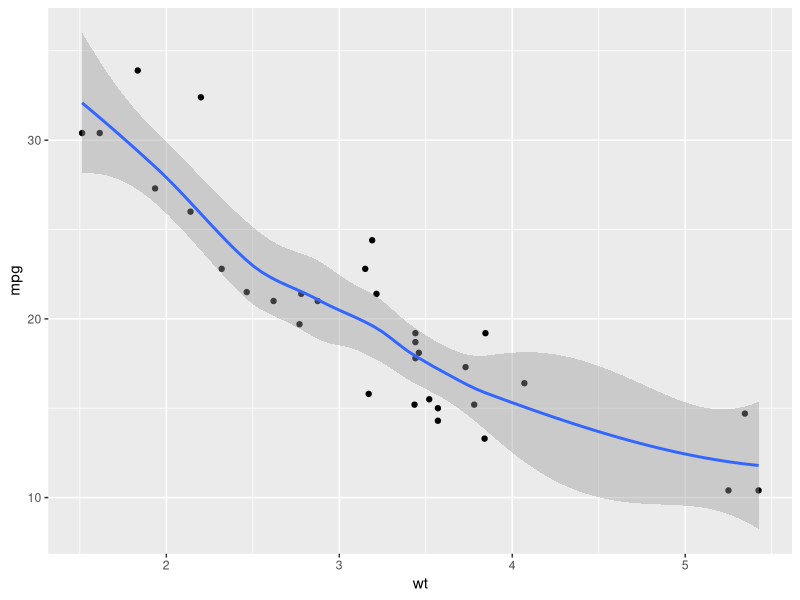
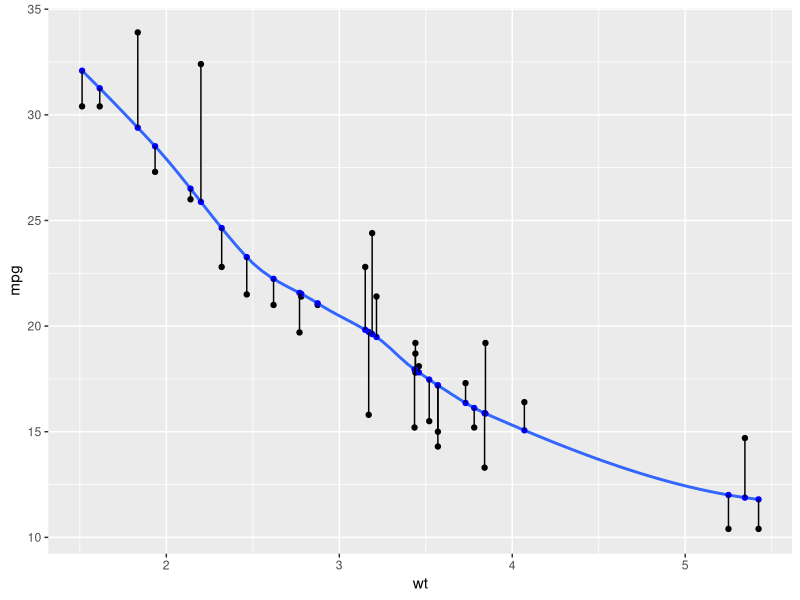
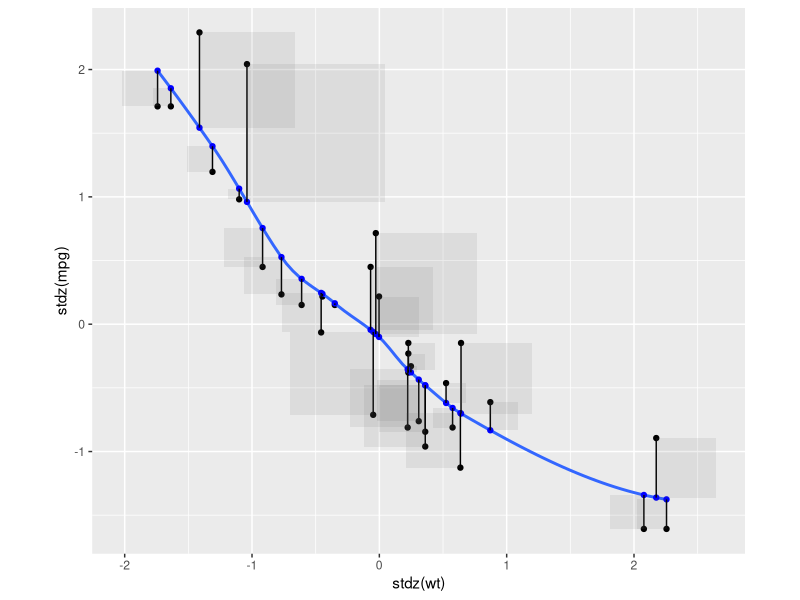
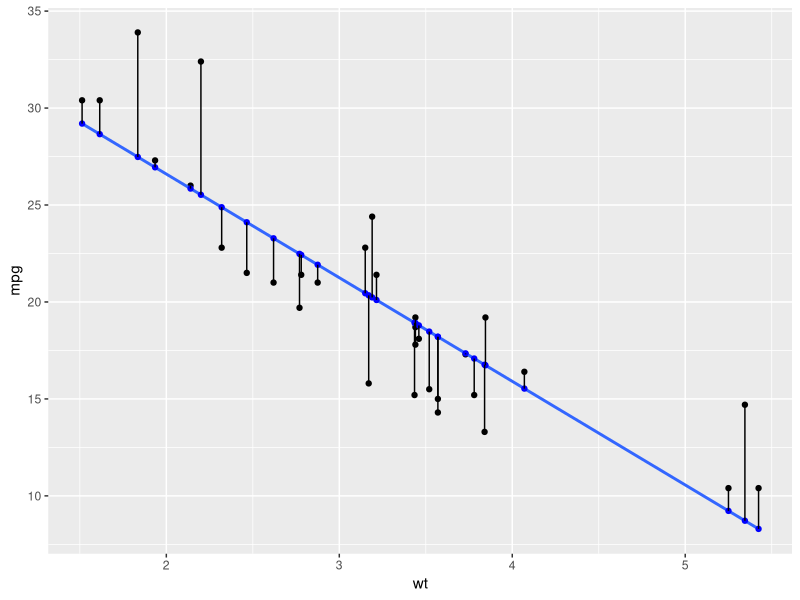
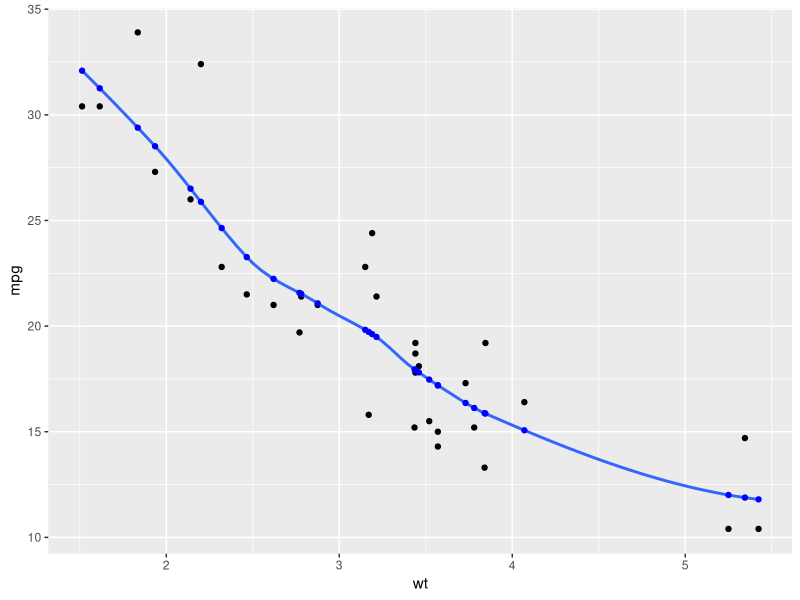

R code for these plots, in order: (Note: this script raises an error after producing the figures.)
## ---- chunk 1
knitr::opts_chunk$set(echo = TRUE, error = T)
## ---- chunk 2
library(tidyverse, warn.conflicts = F)

mtcars %>% 
  ggplot() +
  aes(wt, mpg) + 
  geom_point() + 
  geom_smooth()
## ---- chunk 3
ggplot2::StatSmooth$compute_group

library(dplyr)
mtcars %>%
  rename(x = wt, y = mpg, cat = am) %>%
  StatSmooth$compute_group(method = lm, formula = y ~ x, n = 7)
## ---- chunk 4
compute_group_smooth_fit <- function(data, scales, method = NULL, formula = NULL,
                           se = TRUE, n = 80, span = 0.75, fullrange = FALSE,
                           level = 0.95, method.args = list(),
                           na.rm = FALSE, flipped_aes = NA){
  
StatSmooth$compute_group(data = data, scales = scales, 
                       method = method, formula = formula, 
                       se = FALSE, n= n, span = span, fullrange = fullrange,
                       xseq = data$x, 
                       level = .95, method.args = method.args, 
                       na.rm = na.rm, flipped_aes = flipped_aes) %>% 
    mutate(xend = data$x,
           yend = data$y
           )
}
## ---- chunk 5
compute_group_smooth_sq_error <- function(data, scales, method = NULL, formula = NULL,
                           se = TRUE, n = 80, span = 0.75, fullrange = FALSE,
                           level = 0.95, method.args = list(),
                           na.rm = FALSE, flipped_aes = NA){
  
compute_group_smooth_fit(data = data, scales = scales, 
                       method = method, formula = formula, 
                       se = FALSE, n= n, span = span, fullrange = fullrange,
                       level = .95, method.args = method.args, 
                       na.rm = na.rm, flipped_aes = flipped_aes) %>% 
    mutate(ymin = y,
           xmin = x,
           ymax = yend,
           xmax = x + (ymax - ymin))
  
}
## ---- chunk 6
mtcars %>% 
  slice(1:10) %>% 
  rename(x = wt, y = mpg) %>% 
  compute_group_smooth_fit(method = lm, formula = y ~ x)


mtcars %>% 
  slice(1:10) %>% 
  rename(x = wt, y = mpg) %>% 
  compute_group_smooth_sq_error(method = lm, formula = y ~ x)
## ---- chunk 7
StatSmoothFit <- ggplot2::ggproto("StatSmoothFit", ggplot2::Stat,
  setup_params = StatSmooth$setup_params,
  extra_params = c("na.rm", "orientation"),
  compute_group = compute_group_smooth_fit,
  dropped_aes = c("weight"),
  required_aes = c("x", "y")
)

StatSmoothErrorSq <- ggplot2::ggproto("StatSmoothErrorSq", ggplot2::Stat,
  setup_params = StatSmooth$setup_params,
  extra_params = c("na.rm", "orientation"),
  compute_group = compute_group_smooth_sq_error,
  dropped_aes = c("weight"),
  required_aes = c("x", "y")
)
## ---- chunk 8
stat_fit <- function(mapping = NULL, data = NULL,
            geom = "point", position = "identity",
            ...,
            method = NULL,
            formula = NULL,
            se = TRUE,
            n = 80,
            span = 0.75,
            fullrange = FALSE,
            level = 0.95,
            method.args = list(),
            na.rm = FALSE,
            orientation = NA,
            show.legend = NA,
            inherit.aes = TRUE) {
  layer(
    data = data,
    mapping = mapping,
    stat = StatSmoothFit,
    geom = geom,
    position = position,
    show.legend = show.legend,
    inherit.aes = inherit.aes,
    params = rlang::list2(
      method = method,
      formula = formula,
      se = se,
      n = n,
      fullrange = fullrange,
      level = level,
      na.rm = na.rm,
      orientation = orientation,
      method.args = method.args,
      span = span,
      ...
    )
  )
}

stat_errorsq <- function(mapping = NULL, data = NULL,
                        geom = "rect", position = "identity",
                        ...,
                        method = NULL,
                        formula = NULL,
                        se = TRUE,
                        n = 80,
                        span = 0.75,
                        fullrange = FALSE,
                        level = 0.95,
                        method.args = list(),
                        na.rm = FALSE,
                        orientation = NA,
                        show.legend = NA,
                        inherit.aes = TRUE) {
  layer(
    data = data,
    mapping = mapping,
    stat = StatSmoothErrorSq,
    geom = geom,
    position = position,
    show.legend = show.legend,
    inherit.aes = inherit.aes,
    params = rlang::list2(
      method = method,
      formula = formula,
      se = se,
      n = n,
      fullrange = fullrange,
      level = level,
      na.rm = na.rm,
      orientation = orientation,
      method.args = method.args,
      span = span,
      ...
    )
  )
}

## ---- chunk 9
mtcars %>% 
  ggplot() +
  aes(wt, mpg) + 
  geom_point() +
  geom_smooth(alpha = .2, se = FALSE) +
  stat_fit(color = "blue") +  # wrap as geom_smooth_fit()
  stat_fit(geom = "segment") # geom_smooth_error()
## ---- chunk 10
stdz <- function(x){
  
  var_mean <- mean(x) 
  var_sd <- sd(x)
  
  (x-var_mean)/var_sd
  
}

last_plot() + 
  stat_errorsq(geom = "rect", alpha = .1)  + # geom_smooth_error_sq() +
  aes(stdz(wt), stdz(mpg)) + 
  coord_equal()

mtcars %>% 
  ggplot() +
  aes(wt, mpg) + 
  geom_point() +
  geom_smooth(alpha = .2, se = FALSE, method = lm) + 
  stat_fit(geom = "point", color = "blue", method = lm) + # wrap as geom_smooth_fit()
  stat_fit(geom = "segment", method = lm)
## ---- chunk 11
geom_smooth_fit <- function(...){stat_fit(color = "blue",...)}   # wrap as geom_smooth_fit()

geom_smooth_residual <- function(...){stat_fit(geom = "segment", color = "darkred", ...)}   # wrap as geom_smooth_fit()

mtcars %>%
  ggplot() +
  aes(wt, mpg) +
  geom_point() +
  geom_smooth(alpha = .2, se = FALSE) +
  geom_smooth_fit(color = "blue") #+  # wrap as geom_smooth_fit()
  geom_smooth_residual(geom = "segment")
